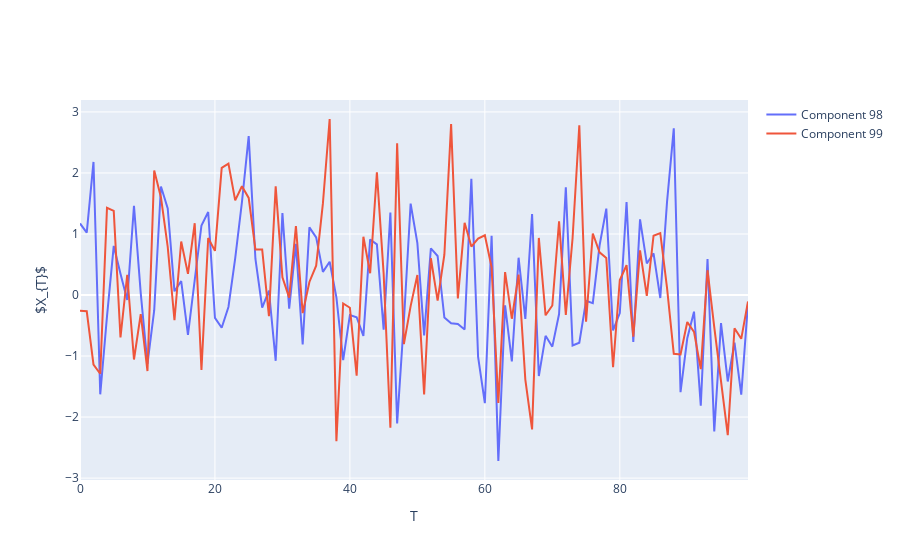

This figure's notebook cell:
### Code cell
# Visualise generated time series 
components_to_plot = [97,98]
timelength_to_plot = 100
fig = go.Figure()
for i in components_to_plot:
    fig.add_trace(go.Scatter(x=np.arange(timelength_to_plot), y=X[:timelength_to_plot,i,0], mode='lines', name=f'Component {i+1}'))

fig.update_layout(
                  xaxis_title='T',
                  yaxis_title=r'$X_{T}$')   

fig.show()
